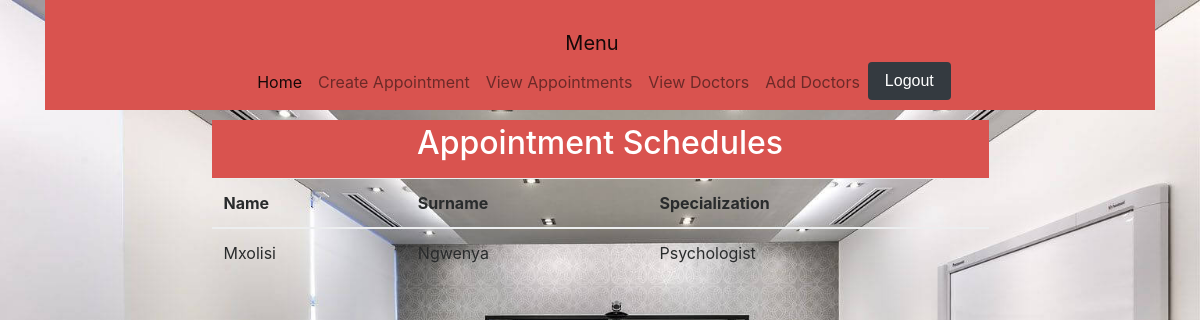
Page /doctors.php on the earlier database version.
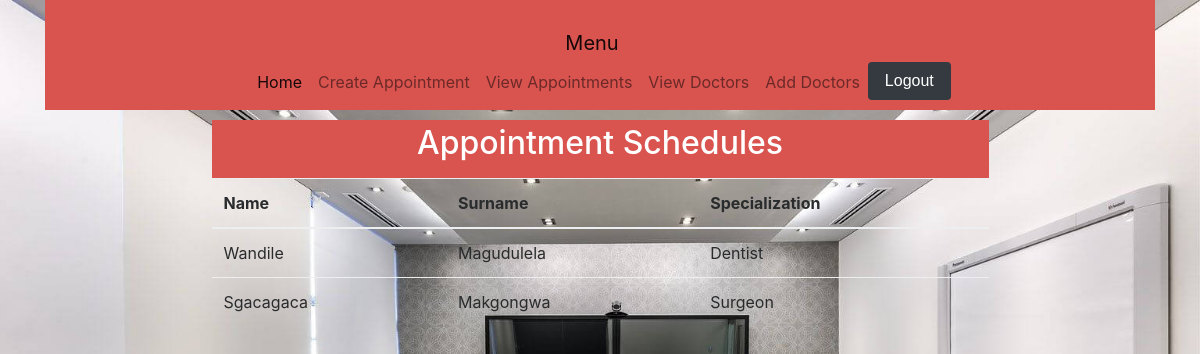
Same page on the later database version.
### tables this page shows
CREATE TABLE `doctor` (
  `id` int(11) NOT NULL,
  `doc_name` text NOT NULL,
  `doc_surname` text NOT NULL,
  `specialty` text NOT NULL
);

### doctors.php (the view, shortened to what this page needs)
<?php
	include "connect.php";
?>
<!DOCTYPE html>
<html>
<head>
	<link rel="stylesheet" href="https://maxcdn.bootstrapcdn.com/bootstrap/4.0.0-alpha.6/css/bootstrap.min.css">
<link href="css/bootstrap/bootstrap.css" rel="stylesheet" type="text/css" media="screen">
<link href="css/bootstrap/bootstrap-grid.css" rel="stylesheet" type="text/css" media="screen">
<link rel="stylesheet" type="text/css" href="css/index.css" media="screen">
<link href="css/bootstrap/bootstrap-reboot.css" rel="stylesheet" type="text/css" media="screen">
</head>
<body>
	<div class="container">
		<nav class="navbar navbar-expand-lg navbar-light bg-danger">
  <a class="navbar-brand" href="#">Menu</a>
  <div class="collapse navbar-collapse" id="navbarSupportedContent">
    <ul class="navbar-nav mr-auto">
      <li class="nav-item active">
        <a class="nav-link" href="#">Home<span class="sr-only">(current)</span></a>
      </li>
      <li class="nav-item">
        <a class="nav-link" href="home.php">Create Appointment</a>
      </li>
      <li class="nav-item">
        <a class="nav-link" href="appointment.php">View Appointments</a>
      </li>
			<li class="nav-item">
        <a class="nav-link" href="doctors.php">View Doctors</a>
      </li>
			<li class="nav-item">
        <a class="nav-link" href="adoctor.php">Add Doctors</a>
      </li>
      <li class="nav-item">
        <form nethod="post" action="logout.php">
        	<button class="btn btn-dark" type="submit">Logout</button>
        </form>
      </li>
    </ul>
  </div>
</nav>
 <div class="panel">
 	<div class="panel-heading btn-danger">
 		<h1 id="header-text">Appointment Schedules</h1>
 	</div>
 	<div class="panel-body">
 		<table class="table table-hover">
    <thead>
      <tr>
        <th>Name</th>
        <th>Surname</th>
        <th>Specialization</th>
      </tr>
    </thead>
    <tbody>
    <?php
    	 $sql = "SELECT * FROM doctor";
    	  $result = $connect->query($sql);
    	 if (! $result){
   				throw new My_Db_Exception('Database error: ' . mysql_error());
		}else{
	    	 while ($row = $result->fetch_assoc()) {
	    	 		?>
						<tr>
	        				<td><?php  echo $row["doc_name"]?></td>
	        				<td><?php  echo $row["doc_surname"]?></td>
	        				<td><?php  echo $row["specialty"]?></td>
	      		</tr>
	    	 		<?php
	    	 }
    	 }
     ?>
    </tbody>
  </table>
 	</div>
 </div>
</div>
</body>
</html>

Differences in the rows shown:
removed doctor: doc_name "Mxolisi", doc_surname "Ngwenya", specialty "Psychologist"
added doctor: doc_name "Wandile", doc_surname "Magudulela", specialty "Dentist"
added doctor: doc_name "Sgacagaca", doc_surname "Makgongwa", specialty "Surgeon"
